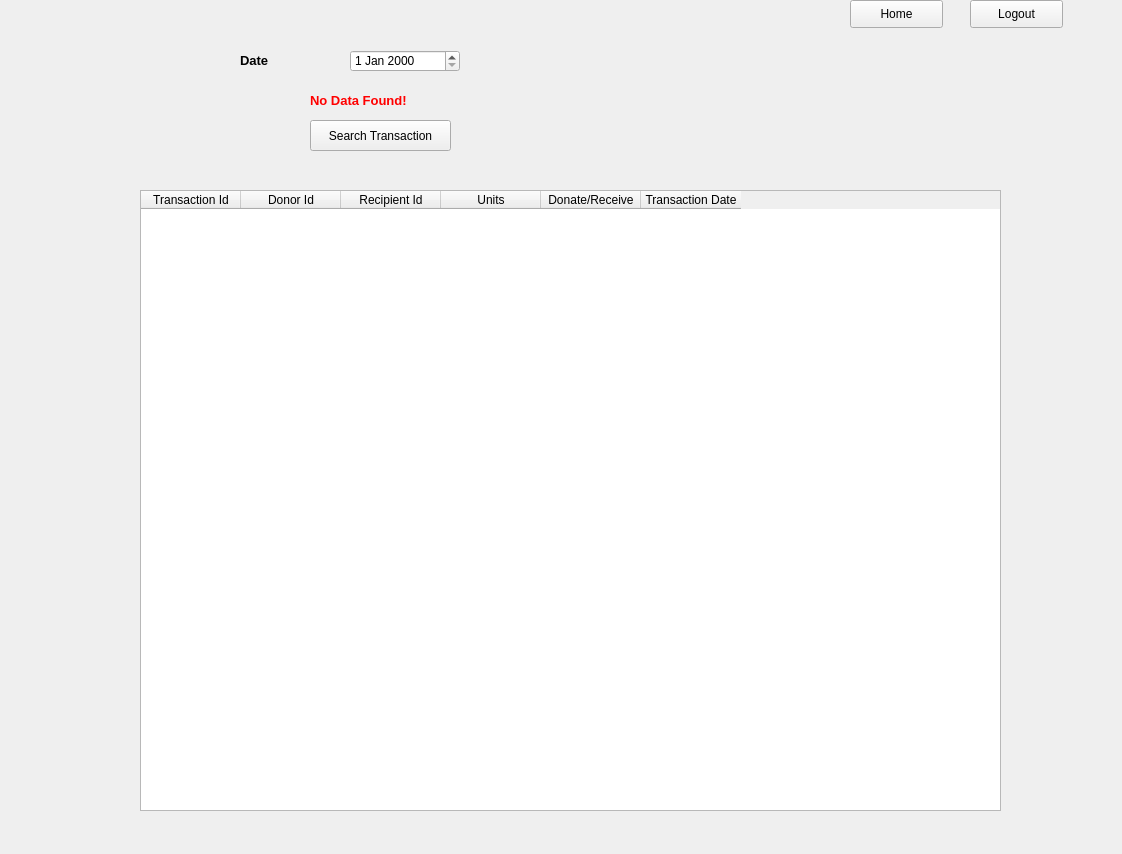
<?xml version="1.0" encoding="UTF-8"?>
<ui version="4.0">
 <class>Form</class>
 <widget class="QWidget" name="Form">
  <property name="geometry">
   <rect>
    <x>0</x>
    <y>0</y>
    <width>1122</width>
    <height>854</height>
   </rect>
  </property>
  <property name="windowTitle">
   <string>Form</string>
  </property>
  <widget class="QTableWidget" name="tableWidget">
   <property name="geometry">
    <rect>
     <x>140</x>
     <y>190</y>
     <width>861</width>
     <height>621</height>
    </rect>
   </property>
   <column>
    <property name="text">
     <string>Transaction Id</string>
    </property>
   </column>
   <column>
    <property name="text">
     <string>Donor Id</string>
    </property>
   </column>
   <column>
    <property name="text">
     <string>Recipient Id</string>
    </property>
   </column>
   <column>
    <property name="text">
     <string>Units</string>
    </property>
   </column>
   <column>
    <property name="text">
     <string>Donate/Receive</string>
    </property>
   </column>
   <column>
    <property name="text">
     <string>Transaction Date</string>
    </property>
   </column>
  </widget>
  <widget class="QPushButton" name="SearchButton">
   <property name="geometry">
    <rect>
     <x>310</x>
     <y>120</y>
     <width>141</width>
     <height>31</height>
    </rect>
   </property>
   <property name="text">
    <string>Search Transaction</string>
   </property>
  </widget>
  <widget class="QLabel" name="DateLabel">
   <property name="geometry">
    <rect>
     <x>240</x>
     <y>50</y>
     <width>121</width>
     <height>21</height>
    </rect>
   </property>
   <property name="font">
    <font>
     <pointsize>10</pointsize>
     <weight>75</weight>
     <bold>true</bold>
    </font>
   </property>
   <property name="text">
    <string>Date</string>
   </property>
  </widget>
  <widget class="QPushButton" name="LogOutButton">
   <property name="geometry">
    <rect>
     <x>970</x>
     <y>0</y>
     <width>93</width>
     <height>28</height>
    </rect>
   </property>
   <property name="text">
    <string>Logout</string>
   </property>
  </widget>
  <widget class="QPushButton" name="HomeButton">
   <property name="geometry">
    <rect>
     <x>850</x>
     <y>0</y>
     <width>93</width>
     <height>28</height>
    </rect>
   </property>
   <property name="text">
    <string>Home</string>
   </property>
  </widget>
  <widget class="QDateEdit" name="dateEdit">
   <property name="geometry">
    <rect>
     <x>350</x>
     <y>50</y>
     <width>110</width>
     <height>22</height>
    </rect>
   </property>
  </widget>
  <widget class="QLabel" name="DataNFLabel">
   <property name="geometry">
    <rect>
     <x>310</x>
     <y>90</y>
     <width>151</width>
     <height>21</height>
    </rect>
   </property>
   <property name="font">
    <font>
     <pointsize>10</pointsize>
     <weight>75</weight>
     <bold>true</bold>
    </font>
   </property>
   <property name="styleSheet">
    <string notr="true">color:rgb(255, 0, 0)</string>
   </property>
   <property name="text">
    <string>No Data Found!</string>
   </property>
  </widget>
 </widget>
 <resources/>
 <connections/>
</ui>
